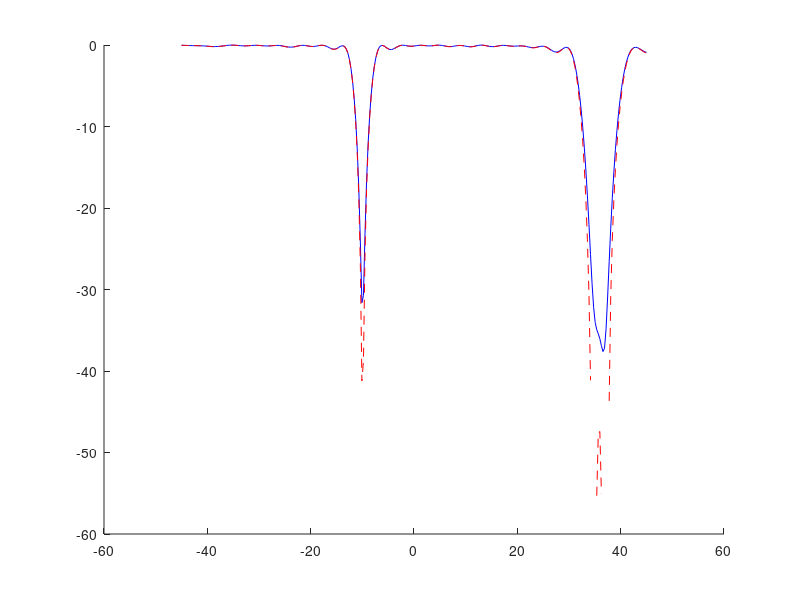

Recreate this plot in MATLAB. (Note: this script raises an error after producing the figure.)
%% Section 3.1.3: Subspace methods: the G-MUSIC algorithm
% This page contains simulations in Section 3.1.3. 

%% Basic settings
close all; clear; clc

p = 30;
n = 150;
c = p/n;

theta_true = [-10, 35, 37]./180*pi;
k = length(theta_true);
sigma2 = .1;
P = eye(k);
a = @(theta) exp(-pi*1i*sin(theta)*(0:p-1)')/sqrt(p); % here d=pi
A = [a(theta_true(1)), a(theta_true(2)), a(theta_true(3))];

theta_range = linspace(-45,45,300)./180*pi;

store_output = zeros(length(theta_range),2); % [MUSIC, G-MUSIC]

rng(991);
S = sqrtm(P)*randn(k,n);
W = complex(randn(p,n), randn(p,n));
X = A*S + sqrt(sigma2/2)*W;

%% MUSIC versus G-MUSIC
SCM = X*(X')/n;
[U,eigs_SCM] = eig(SCM,'vector');
[eigs_SCM, index] = sort(eigs_SCM,'descend');
U = U(:, index);
U_S = U(:,1:k);


for j = 1:length(theta_range)
    theta = theta_range(j);
    
    %MUSIC
    store_output(j,1) = mag2db(real(1 - a(theta)'*U_S*(U_S')*a(theta)));
    
    %G-MUSIC with different estimators for sigma2
    sigma2_estim = eigs_SCM(k+1)/(1+sqrt(c))^2;
    %sigma2_estim = mean(eigs_SCM(k+1:end));
    %sigma2_estim = sigma2;
    
    tmp = 0;
    D = zeros(k,k);
    for l = 1:k
        lambda = eigs_SCM(l)/sigma2_estim;
        if lambda>=(1+sqrt(c))^2
            ell_estim = (lambda-(1+c))/2 + sqrt( (lambda-(1+c))^2 - 4*c)/2;
            D(l,l) = (ell_estim^2+c*ell_estim)/(ell_estim^2-c);
        end
    end
    store_output(j,2) = mag2db(real((1 - a(theta)'*U_S*D*(U_S')*a(theta))));
end

figure
hold on
plot(theta_range*180/pi,store_output(:,1),'b');
plot(theta_range*180/pi,store_output(:,2),'r--');
xline(-10,'--');
xline(35,'--');
xline(37,'--');
legend('MUSIC', 'G-MUSIC', 'Location','southwest', 'FontSize',15, 'Interpreter', 'latex')
xlabel('$\theta$ [in deg]', 'Interpreter', 'latex')
ylabel('$1-\hat \eta(\theta)$ [in dB]', 'Interpreter', 'latex')
